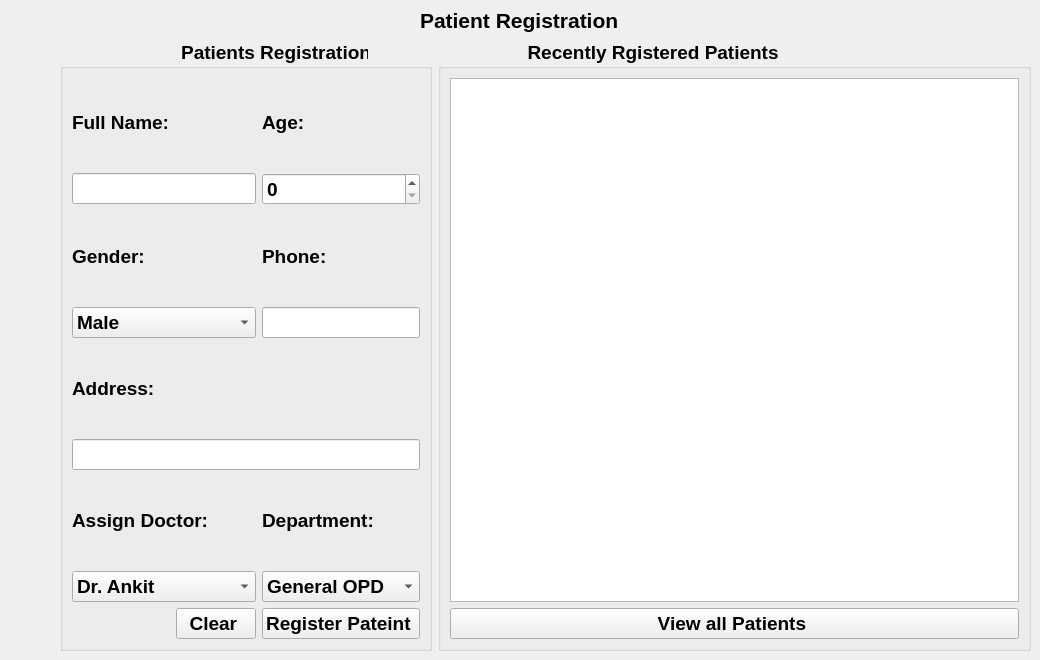
        <widget class="QWidget" name="widget">
         <widget class="QLabel" name="patientregistration">
          <property name="geometry">
           <rect>
            <x>420</x>
            <y>0</y>
            <width>261</width>
            <height>41</height>
           </rect>
          </property>
          <property name="font">
           <font>
            <family>Segoe UI</family>
            <pointsize>16</pointsize>
            <bold>true</bold>
           </font>
          </property>
          <property name="styleSheet">
           <string notr="true">color:black;
</string>
          </property>
          <property name="lineWidth">
           <number>1</number>
          </property>
          <property name="text">
           <string>Patient Registration </string>
          </property>
         </widget>
         <widget class="QWidget" name="layoutWidget">
          <property name="geometry">
           <rect>
            <x>60</x>
            <y>40</y>
            <width>971</width>
            <height>611</height>
           </rect>
          </property>
          <layout class="QHBoxLayout" name="horizontalLayout_3" stretch="1,2">
           <item>
            <widget class="QGroupBox" name="informatioofpatient">
             <property name="font">
              <font>
               <family>Segoe UI</family>
               <pointsize>14</pointsize>
               <bold>true</bold>
              </font>
             </property>
             <property name="title">
              <string>                       Patients Registration</string>
             </property>
             <layout class="QGridLayout" name="gridLayout_2">
              <item row="0" column="0">
               <widget class="QLabel" name="fullname">
                <property name="font">
                 <font>
                  <family>Segoe UI</family>
                  <pointsize>14</pointsize>
                  <bold>true</bold>
                 </font>
                </property>
                <property name="text">
                 <string>Full Name:</string>
                </property>
               </widget>
              </item>
              <item row="0" column="2">
               <widget class="QLabel" name="age">
                <property name="font">
                 <font>
                  <family>Segoe UI</family>
                  <pointsize>14</pointsize>
                  <bold>true</bold>
                 </font>
                </property>
                <property name="text">
                 <string>Age:</string>
                </property>
               </widget>
              </item>
              <item row="1" column="0" colspan="2">
               <widget class="QLineEdit" name="namebox"/>
              </item>
              <item row="1" column="2">
               <widget class="QSpinBox" name="agebar"/>
              </item>
              <item row="2" column="0">
               <widget class="QLabel" name="gender">
                <property name="font">
                 <font>
                  <family>Segoe UI</family>
                  <pointsize>14</pointsize>
                  <bold>true</bold>
                 </font>
                </property>
                <property name="text">
                 <string>Gender:</string>
                </property>
               </widget>
              </item>
              <item row="2" column="2">
               <widget class="QLabel" name="phone">
                <property name="font">
                 <font>
                  <family>Segoe UI</family>
                  <pointsize>14</pointsize>
                  <bold>true</bold>
                 </font>
                </property>
                <property name="text">
                 <string>Phone:</string>
                </property>
               </widget>
              </item>
              <item row="3" column="0" colspan="2">
               <widget class="QComboBox" name="genderbox">
                <item>
                 <property name="text">
                  <string>Male</string>
                 </property>
                </item>
                <item>
                 <property name="text">
                  <string>Female</string>
                 </property>
                </item>
                <item>
                 <property name="text">
                  <string>Other</string>
                 </property>
                </item>
               </widget>
              </item>
              <item row="3" column="2">
               <widget class="QLineEdit" name="phonebox"/>
              </item>
              <item row="4" column="0">
               <widget class="QLabel" name="address">
                <property name="font">
                 <font>
                  <family>Segoe UI</family>
                  <pointsize>14</pointsize>
                  <bold>true</bold>
                 </font>
                </property>
                <property name="text">
                 <string>Address:</string>
                </property>
               </widget>
              </item>
              <item row="5" column="0" colspan="3">
               <widget class="QLineEdit" name="addressbox"/>
              </item>
              <item row="6" column="0" colspan="2">
               <widget class="QLabel" name="assigndoctor">
                <property name="font">
                 <font>
                  <family>Segoe UI</family>
                  <pointsize>14</pointsize>
                  <bold>true</bold>
                 </font>
                </property>
                <property name="text">
                 <string>Assign Doctor:</string>
                </property>
               </widget>
              </item>
              <item row="6" column="2">
               <widget class="QLabel" name="department">
                <property name="font">
                 <font>
                  <family>Segoe UI</family>
                  <pointsize>14</pointsize>
                  <bold>true</bold>
                 </font>
                </property>
                <property name="text">
                 <string>Department:</string>
                </property>
               </widget>
              </item>
              <item row="7" column="0" colspan="2">
               <widget class="QComboBox" name="doctorbox">
                <item>
                 <property name="text">
                  <string>Dr. Ankit</string>
                 </property>
                </item>
                <item>
                 <property name="text">
                  <string>Dr. Sudarshan</string>
                 </property>
                </item>
                <item>
                 <property name="text">
                  <string>Dr. Hari</string>
                 </property>
                </item>
               </widget>
              </item>
              <item row="7" column="2">
               <widget class="QComboBox" name="departmentbox">
                <item>
                 <property name="text">
                  <string>General OPD</string>
                 </property>
                </item>
                <item>
                 <property name="text">
                  <string>Cardiology</string>
                 </property>
                </item>
                <item>
                 <property name="text">
                  <string>Emergency</string>
                 </property>
                </item>
                <item>
                 <property name="text">
                  <string>Orthopaedics</string>
                 </property>
                </item>
               </widget>
              </item>
              <item row="8" column="1">
               <widget class="QPushButton" name="btnClearForm">
                <property name="font">
                 <font>
                  <family>Segoe UI</family>
                  <pointsize>14</pointsize>
                  <bold>true</bold>
                 </font>
                </property>
                <property name="text">
                 <string>Clear </string>
                </property>
               </widget>
              </item>
              <item row="8" column="2">
               <widget class="QPushButton" name="btnSubmitRegistration">
                <property name="font">
                 <font>
                  <family>Segoe UI</family>
                  <pointsize>14</pointsize>
                  <bold>true</bold>
                 </font>
                </property>
                <property name="text">
                 <string>Register Pateint </string>
                </property>
               </widget>
              </item>
             </layout>
            </widget>
           </item>
           <item>
            <widget class="QGroupBox" name="boxforinformation">
             <property name="font">
              <font>
               <family>Segoe UI</family>
               <pointsize>14</pointsize>
               <bold>true</bold>
              </font>
             </property>
             <property name="title">
              <string>                 Recently Rgistered Patients </string>
             </property>
             <layout class="QGridLayout" name="gridLayout">
              <item row="0" column="0">
               <widget class="QListWidget" name="listRecentPatientsReg"/>
              </item>
              <item row="1" column="0">
               <widget class="QPushButton" name="viewallpatient">
                <property name="font">
                 <font>
                  <family>Segoe UI</family>
                  <pointsize>14</pointsize>
                  <bold>true</bold>
                 </font>
                </property>
                <property name="text">
                 <string>View all Patients </string>
                </property>
               </widget>
              </item>
             </layout>
            </widget>
           </item>
          </layout>
         </widget>
        </widget>
